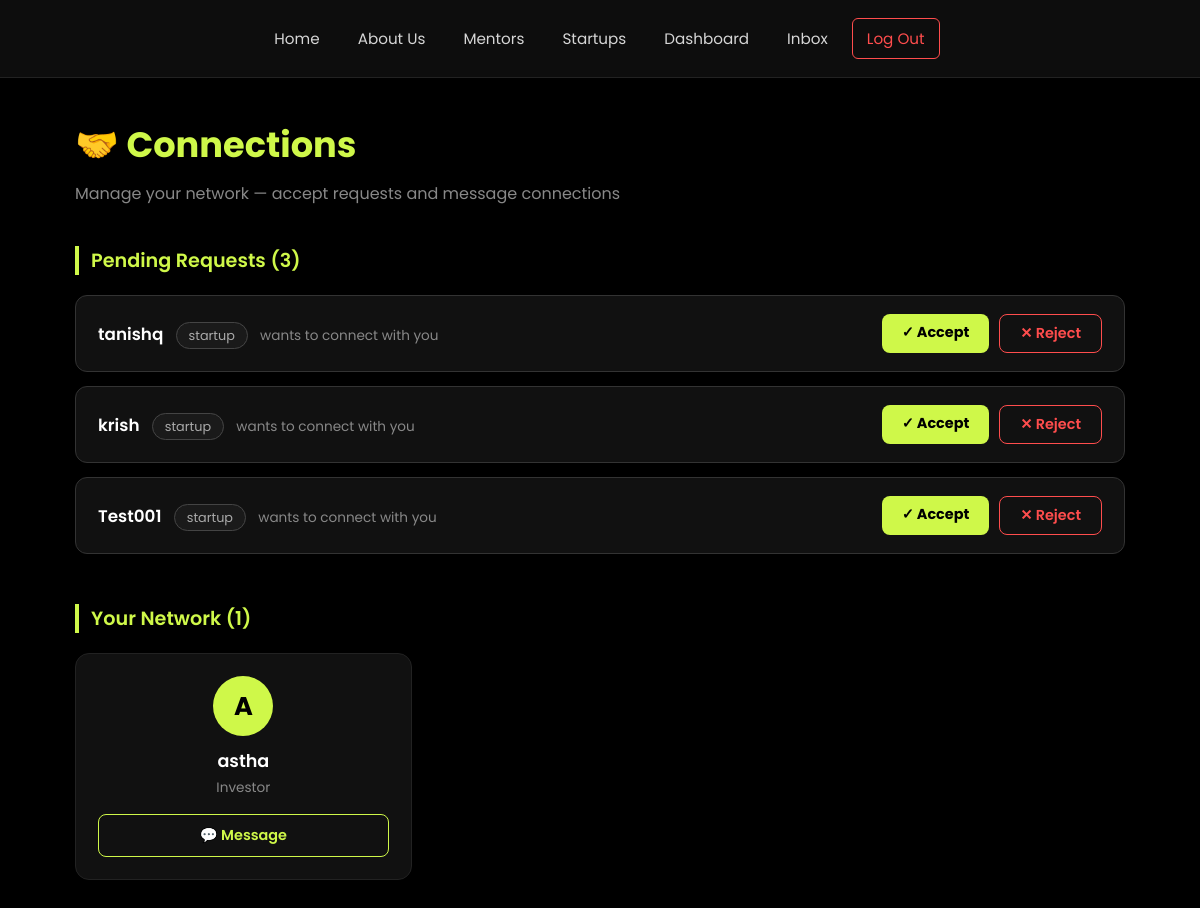
Page /connections/ (signed in) on the committed database.
### core/models.py (models this page shows, shortened)
class ConnectionRequest(models.Model):
    sender = models.ForeignKey(User, on_delete=models.CASCADE, related_name='sent_requests')
    receiver = models.ForeignKey(User, on_delete=models.CASCADE, related_name='received_requests')
    status = models.CharField(
        max_length=20,
        choices=[
            ('pending', 'Pending'),
            ('accepted', 'Accepted'),
            ('rejected', 'Rejected'),
        ],
        default='pending'
    )
    timestamp = models.DateTimeField(auto_now_add=True)
    class Meta:
        unique_together = ('sender', 'receiver')

class User(AbstractUser):
    ROLE_CHOICES = (
        ('startup', 'Startup Owner'),
        ('investor', 'Investor'),
        ('mentor', 'Mentor'),
        ('admin', 'Admin'),
    )
    role = models.CharField(max_length=10, choices=ROLE_CHOICES, default='startup')
    bio = models.TextField(blank=True, default='')
    profile_pic = models.ImageField(upload_to='profiles/', blank=True, null=True)

### core/views.py (the view)
# urls.py: path('connections/', views.connections, name='connections'),
@login_required(login_url='/login/')
def connections(request):
    user = request.user
    pending  = ConnectionRequest.objects.filter(receiver=user, status='pending')
    accepted = ConnectionRequest.objects.filter(status='accepted').filter(
        Q(sender=user) | Q(receiver=user)
    )
    return render(request, 'connections.html', {
        'pending':  pending,
        'accepted': accepted,
    })

### core/templates/connections.html (shortened to what this page needs)
{% load static %}
<!DOCTYPE html>
<html lang="en">
<head>
    <link rel="stylesheet" href="{% static 'css/connections.css' %}">
</head>
<body>
<div class="top">
    <a href="{% url 'home' %}">Home</a>
    <a href="{% url 'about' %}">About Us</a>
    <a href="{% url 'mentors' %}">Mentors</a>
    <a href="{% url 'startups' %}">Startups</a>
    <a href="{% url 'dashboard' %}">Dashboard</a>
    <a href="{% url 'inbox' %}">Inbox</a>
    <a href="{% url 'logout' %}" class="logout-btn">Log Out</a>
</div>
<div class="page">
    <h1 class="page-title">🤝 Connections</h1>
    <p class="page-subtitle">Manage your network — accept requests and message connections</p>
    <div class="section">
        <div class="section-title">Pending Requests ({{ pending|length }})</div>
        <div class="pending-list">
            {% for c in pending %}
            <div class="pending-card">
                <div>
                    <span class="name">{{ c.sender.username }}</span>
                    <span class="role-badge">{{ c.sender.role }}</span>
                    <span style="color:#888;font-size:0.85rem;margin-left:8px;">wants to connect with you</span>
                </div>
                <div class="actions">
                    <a href="{% url 'respond_connection' c.id 'accept' %}" class="btn-accept">✓ Accept</a>
                    <a href="{% url 'respond_connection' c.id 'reject' %}" class="btn-reject">✕ Reject</a>
                </div>
            </div>
            {% empty %}
            <p class="empty-note">No pending requests right now.</p>
            {% endfor %}
        </div>
    </div>
    <div class="section">
        <div class="section-title">Your Network ({{ accepted|length }})</div>
        <div class="conn-grid">
            {% for conn in accepted %}
            <div class="conn-card">
                {% if conn.sender == request.user %}
                    <div class="conn-avatar">{{ conn.receiver.username|first|upper }}</div>
                    <div class="conn-name">{{ conn.receiver.username }}</div>
                    <div class="conn-role">{{ conn.receiver.role }}</div>
                    <a href="{% url 'start_chat' conn.receiver.id %}" class="btn-msg">💬 Message</a>
                {% else %}
                    <div class="conn-avatar">{{ conn.sender.username|first|upper }}</div>
                    <div class="conn-name">{{ conn.sender.username }}</div>
                    <div class="conn-role">{{ conn.sender.role }}</div>
                    <a href="{% url 'start_chat' conn.sender.id %}" class="btn-msg">💬 Message</a>
                {% endif %}
            </div>
            {% empty %}
            <p class="empty-note">No connections yet. Connect with mentors, investors, and startups!</p>
            {% endfor %}
        </div>
    </div>
</div>
</body>
</html>

### static/css/connections.css (style rules this page uses)
* { box-sizing:border-box; }
body { background:#000; color:#fff; margin:0; font-family:Poppins,sans-serif; overflow-x:hidden; width:100%; }
h1 { color:#cff849; font-size:3rem; margin-bottom:35px; }

### core/templates/connections.html (style rules this page uses)
* { box-sizing: border-box; margin: 0; padding: 0; font-family: 'Poppins', sans-serif; }
body { background: #000; color: #fff; min-height: 100vh; }
.top { background: #0d0d0d; border-bottom: 1px solid #222; padding: 18px 40px; display: flex; align-items: center; gap: 10px; flex-wrap: wrap; justify-content: center; }
.top a { color: #d6d6d6; text-decoration: none; padding: 8px 14px; border-radius: 6px; font-size: 0.95rem; transition: 0.3s; }
.top a.logout-btn { color: #ff4d4d; border: 1px solid #ff4d4d; }
.page { max-width: 1100px; margin: auto; padding: 40px 25px; }
.page-title { color: #cff849; font-size: 2.2rem; margin-bottom: 10px; }
.page-subtitle { color: #888; margin-bottom: 40px; }
.section { margin-bottom: 50px; }
.section-title { font-size: 1.2rem; font-weight: 600; color: #cff849; border-left: 4px solid #cff849; padding-left: 12px; margin-bottom: 20px; }
.pending-list { display: flex; flex-direction: column; gap: 14px; }
.pending-card { background: #111; border: 1px solid #333; border-radius: 12px; padding: 18px 22px; display: flex; align-items: center; justify-content: space-between; flex-wrap: wrap; gap: 12px; }
.pending-card .name { font-weight: 600; font-size: 1.05rem; }
.pending-card .role-badge { background: #1a1a1a; border: 1px solid #444; border-radius: 20px; padding: 4px 12px; font-size: 0.8rem; color: #aaa; margin-left: 8px; }
.pending-card .actions { display: flex; gap: 10px; }
.btn-accept { padding: 8px 20px; border-radius: 8px; background: #cff849; color: #000; font-weight: 700; text-decoration: none; font-size: 0.9rem; transition: 0.3s; }
.btn-reject { padding: 8px 20px; border-radius: 8px; border: 1px solid #ff4d4d; color: #ff4d4d; font-weight: 600; text-decoration: none; font-size: 0.9rem; transition: 0.3s; }
.conn-grid { display: grid; grid-template-columns: repeat(auto-fill, minmax(260px, 1fr)); gap: 20px; }
.conn-card { background: #111; border: 1px solid #222; border-radius: 14px; padding: 22px; text-align: center; transition: 0.3s; }
.conn-avatar { width: 60px; height: 60px; border-radius: 50%; background: #cff849; color: #000; font-size: 1.6rem; font-weight: 700; display: flex; align-items: center; justify-content: center; margin: 0 auto 12px; }
.conn-name { font-size: 1.1rem; font-weight: 600; margin-bottom: 4px; }
.conn-role { color: #888; font-size: 0.85rem; margin-bottom: 16px; text-transform: capitalize; }
.btn-msg { display: block; padding: 10px; background: transparent; border: 1px solid #cff849; color: #cff849; border-radius: 8px; text-decoration: none; font-size: 0.9rem; font-weight: 600; transition: 0.3s; }

### rows in the picture
ConnectionRequest: sender.username "tanishq", sender.role "startup"
ConnectionRequest: sender.username "krish", sender.role "startup"
ConnectionRequest: sender.username "Test001", sender.role "startup"
ConnectionRequest: sender.username|first "A", sender.username "astha", sender.role "Investor"

### other values in the picture
{{ pending|length }} "3"
{{ accepted|length }} "1"
